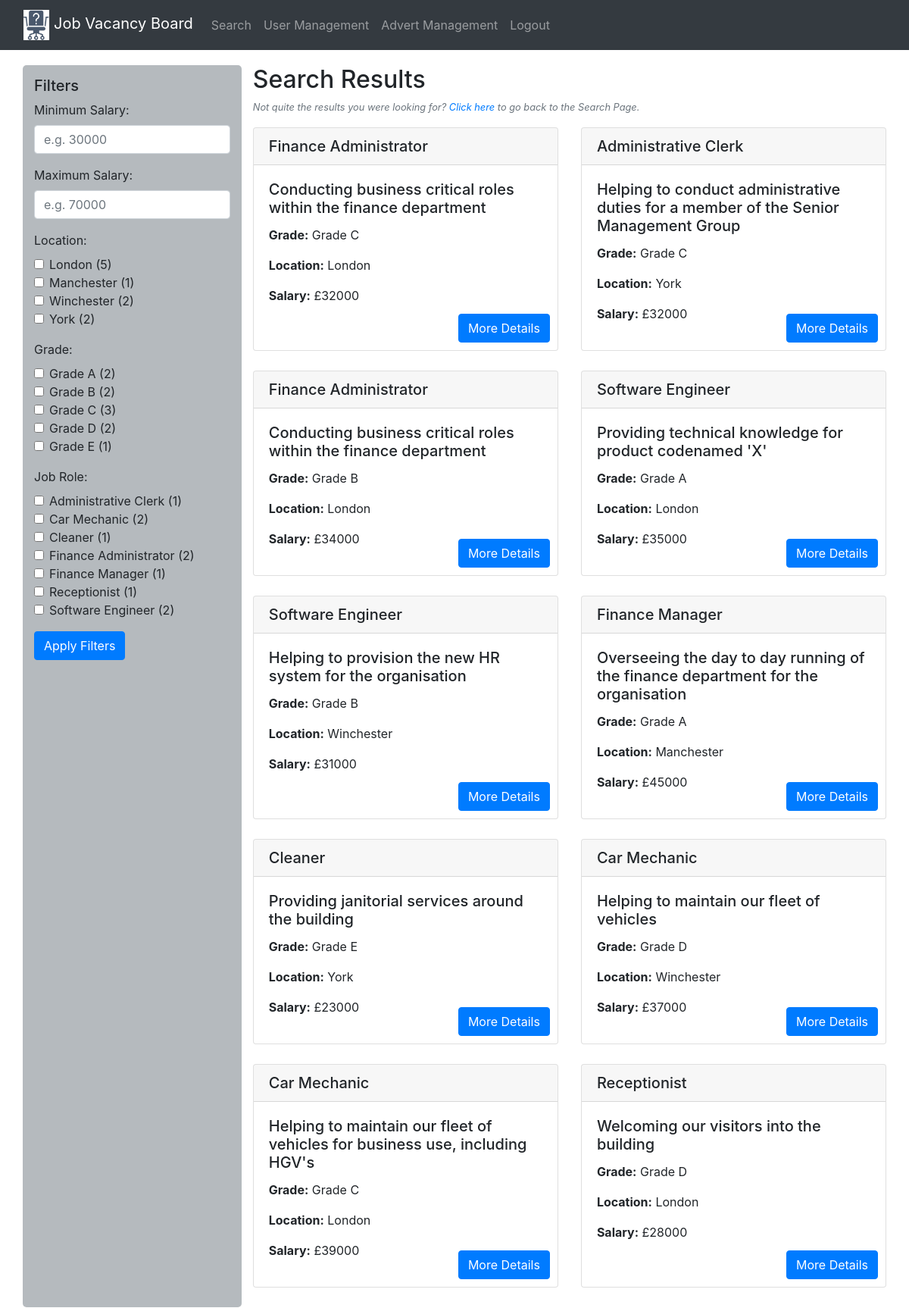
Page /results (signed in) on the committed database.
### models.py (models this page shows)
class Job(db.Model):
    id = db.Column(db.Integer, primary_key=True)
    jobRole = db.Column(db.String(100), nullable=False)
    shortDescription = db.Column(db.String(100), nullable=False)
    longDescription = db.Column(db.String(500), nullable=False)
    salary = db.Column(db.Integer, nullable=False)
    location = db.Column(db.String(50), nullable=False)
    grade = db.Column(db.String(20), nullable=False)

### main.py (the view)
@main.route('/results')
@login_required
def results():
    jobs = Job.query.all()
    jobs_subquery = db.session.query(Job.id).subquery()
    location_counts, grade_counts, job_role_counts = get_filter_counts(jobs_subquery)
    return render_template('results.html', jobs=jobs, location_counts=location_counts, grade_counts=grade_counts, job_role_counts=job_role_counts)

### main.py (called while the page is built)
def get_filter_counts(jobs_subquery):
    location_counts = db.session.query(Job.location, db.func.count(Job.id)).filter(
        Job.id.in_(jobs_subquery)).group_by(Job.location).all()
    grade_counts = db.session.query(Job.grade, db.func.count(Job.id)).filter(
        Job.id.in_(jobs_subquery)).group_by(Job.grade).all()
    job_role_counts = db.session.query(Job.jobRole, db.func.count(Job.id)).filter(
        Job.id.in_(jobs_subquery)).group_by(Job.jobRole).all()
    return location_counts, grade_counts, job_role_counts

### templates/results.html (shortened to what this page needs)
{% extends "layout.html" %}
{% block content %}
<div class="container-fluid results-container">
    <div class="row mt-2">
        <div class="col-md-3 filter-column">
            <h5>Filters</h5>
            <form method="post" action="{{ url_for('main.basic_search') }}">
                <div class="form-group">
                    <label for="minSalary">Minimum Salary:</label>
                    <input type="number" name="minSalary" class="form-control" id="minSalary" placeholder="e.g. 30000"
                        value="{{ request.form.get('minSalary', request.args.get('minSalary', '')) }}">
                </div>
                <div class="form-group">
                    <label for="maxSalary">Maximum Salary:</label>
                    <input type="number" name="maxSalary" class="form-control" id="maxSalary" placeholder="e.g. 70000"
                        value="{{ request.form.get('maxSalary', request.args.get('maxSalary', '')) }}">
                </div>
                <div class="form-group">
                    <label>Location:</label>
                    {% if location_counts %}
                    {% for location, count in location_counts %}
                    <div class="form-check">
                        <input type="checkbox" name="locations" value="{{ location }}" class="form-check-input"
                            id="loc-{{ loop.index }}" >
                        <label class="form-check-label" for="loc-{{ loop.index }}">
                            {{ location }} ({{ count }})
                        </label>
                    </div>
                    {% endfor %}
                    {% else %}
                    <p style="font-style: italic;">No filter found</p>
                    {% endif %}
                </div>
                <div class="form-group">
                    <label>Grade:</label>
                    {% if grade_counts %}
                    {% for grade, count in grade_counts %}
                    <div class="form-check">
                        <input type="checkbox" name="grades" value="{{ grade }}" class="form-check-input"
                            id="grade-{{ loop.index }}" >
                        <label class="form-check-label" for="grade-{{ loop.index }}">
                            {{ grade }} ({{ count }})
                        </label>
                    </div>
                    {% endfor %}
                    {% else %}
                    <p style="font-style: italic;">No filter found</p>
                    {% endif %}
                </div>
                <div class="form-group">
                    <label>Job Role:</label>
                    {% if job_role_counts %}
                    {% for role, count in job_role_counts %}
                    <div class="form-check">
                        <input type="checkbox" name="jobRoles" value="{{ role }}" class="form-check-input"
                            id="role-{{ loop.index }}" >
                        <label class="form-check-label" for="role-{{ loop.index }}">
                            {{ role }} ({{ count }})
                        </label>
                    </div>
                    {% endfor %}
                    {% else %}
                    <p style="font-style: italic;">No filter found</p>
                    {% endif %}
                </div>
                <button type="submit" class="btn btn-primary">Apply Filters</button>
            </form>
        </div>
        <div class="col-md-9">
            <div class="row justify-content-center">
                <div class="col-md-12">
                    <h2>Search Results</h2>
                    <p class="text-muted small text-left" style="font-style: italic;">
                        Not quite the results you were looking for?
                        <a href="{{ url_for('main.basic_search') }}">Click here</a> to go back to the Search Page.
                    </p>
                    {% if jobs %}
                    <div class="row">
                        {% for job in jobs %}
                        <div class="col-lg-6 col-md-6 d-flex align-items-stretch mb-4">
                            <div class="card">
                                <h5 class="card-header">{{ job.jobRole }}</h5>
                                <div class="card-body">
                                    <h5 class="card-title">{{ job.shortDescription }}</h5>
                                    <p class="card-text"><strong>Grade:</strong> {{ job.grade }}</p>
                                    <p class="card-text"><strong>Location:</strong> {{ job.location }}</p>
                                    <p class="card-text"><strong>Salary:</strong> £{{ job.salary }}</p>
                                    <a data-toggle="modal" data-target="#jobModal-{{ job.id }}"
                                        class="btn btn-primary text-white card-btn">More Details</a>
                                </div>
                            </div>
                        </div>
                        {% endfor %}
                    </div>
                    {% else %}
                    <p>No jobs found matching your criteria.</p>
                    {% endif %}
                </div>
            </div>
        </div>
    </div>
</div>
{% endblock %}

### templates/layout.html (shortened to what this page needs)
<!DOCTYPE html>
<html lang="en">
<head>
    <link rel="stylesheet" href="https://cdnjs.cloudflare.com/ajax/libs/font-awesome/5.15.3/css/all.min.css" />
    <link rel="stylesheet" href="https://stackpath.bootstrapcdn.com/bootstrap/4.5.2/css/bootstrap.min.css">
    <link rel="stylesheet" href="{{ url_for('static', filename='styles.css') }}">
    <link href="https://cdn.datatables.net/1.11.3/css/dataTables.bootstrap4.min.css" rel="stylesheet">
    <link href="https://stackpath.bootstrapcdn.com/bootstrap/4.5.2/css/bootstrap.min.css" rel="stylesheet">
</head>
<body>
    {% include "navbar.html" %}
    <div class="container-fluid" style="padding-left: 30px; padding-bottom: 25px;">
        {% block content %}{% endblock %}
    </div>
</body>
</html>

### templates/navbar.html (shortened to what this page needs)
<head>
    <link rel="stylesheet" href="https://maxcdn.bootstrapcdn.com/bootstrap/4.0.0/css/bootstrap.min.css">
</head>
<nav class="navbar navbar-expand-lg navbar-dark bg-dark">
    <div class="container-fluid">
        <a class="navbar-brand" href="{{ url_for('main.basic_search') }}">
            <img src="../static/SmallLogo.PNG" height="40">
            Job Vacancy Board
        </a>
        <div class="collapse navbar-collapse" id="navbarSupportedContent">
            <ul class="navbar-nav mr-auto">
                <li class="nav-item {% if request.path == url_for('main.basic_search') %}active{% endif %}">
                    <a class="nav-link" href="{{ url_for('main.basic_search') }}">Search</a>
                </li>
                <li class="nav-item {% if request.path == url_for('main.user_management') %}active{% endif %}">
                    <a class="nav-link" href="{{ url_for('main.user_management') }}">User Management</a>
                </li>
                <li class="nav-item {% if request.path == url_for('main.advert_management') %}active{% endif %}">
                    <a class="nav-link" href="{{ url_for('main.advert_management') }}">Advert Management</a>
                </li>
                {% if session.get('user_id') %}
                <li class="nav-item">
                    <a class="nav-link" href="{{ url_for('main.logout') }}">Logout</a>
                </li>
                {% endif %}
            </ul>
        </div>
    </div>
</nav>

### static/styles.css (style rules this page uses)
.card { display: flex; flex-direction: column; justify-content: space-between; height: 100%; }
.card-body { position: relative; padding-bottom: 50px; }
.card-btn { position: absolute; bottom: 10px; right: 10px; }
.text-white { color: white !important; }
.d-flex { display: flex; flex-wrap: wrap; }
.d-flex .card { height: 100%; margin-bottom: 2px; }
.row { display: flex; flex-wrap: wrap; }
.col-lg-6, .col-md-6 { display: flex; flex-direction: column; }
.filter-column { background-color: #b5babe; padding: 15px; border-radius: 5px; }
.results-container { padding-left: 5px; }

### templates/navbar.html (style rules this page uses)
.navbar { margin-bottom: 20px; }

### rows in the picture
Job: location "London", id "5", jobRole "Software Engineer", shortDescription "Providing technical knowledge for product codenamed 'X'", grade "Grade A", salary "35000"
Job: grade "Grade C", id "3", jobRole "Administrative Clerk", shortDescription "Helping to conduct administrative duties for a member of the Senior Management Group", location "York", salary "32000"
Job: jobRole "Finance Administrator", id "2", shortDescription "Conducting business critical roles within the finance department", grade "Grade C", location "London", salary "32000"
Job: jobRole "Finance Administrator", shortDescription "Conducting business critical roles within the finance department", grade "Grade B", location "London", salary "34000"
Job: jobRole "Software Engineer", shortDescription "Helping to provision the new HR system for the organisation", grade "Grade B", location "Winchester", salary "31000"
Job: jobRole "Finance Manager", shortDescription "Overseeing the day to day running of the finance department for the organisation", grade "Grade A", location "Manchester", salary "45000"
Job: jobRole "Cleaner", shortDescription "Providing janitorial services around the building", grade "Grade E", location "York", salary "23000"
Job: jobRole "Car Mechanic", shortDescription "Helping to maintain our fleet of vehicles", grade "Grade D", location "Winchester", salary "37000"
Job: jobRole "Car Mechanic", shortDescription "Helping to maintain our fleet of vehicles for business use, including HGV's", grade "Grade C", location "London", salary "39000"
Job: jobRole "Receptionist", shortDescription "Welcoming our visitors into the building", grade "Grade D", location "London", salary "28000"

### other values in the picture
{{ location }} "Manchester" "Winchester" "York"
{{ count }} "1" "2" "2"
{{ grade }} "Grade A" "Grade B" "Grade D" "Grade E"
{{ count }} "2" "2" "2" "1"
{{ role }} "Administrative Clerk" "Car Mechanic" "Cleaner" "Finance Manager" "Receptionist" "Software Engineer"
{{ count }} "1" "2" "1" "1" "1" "2"
